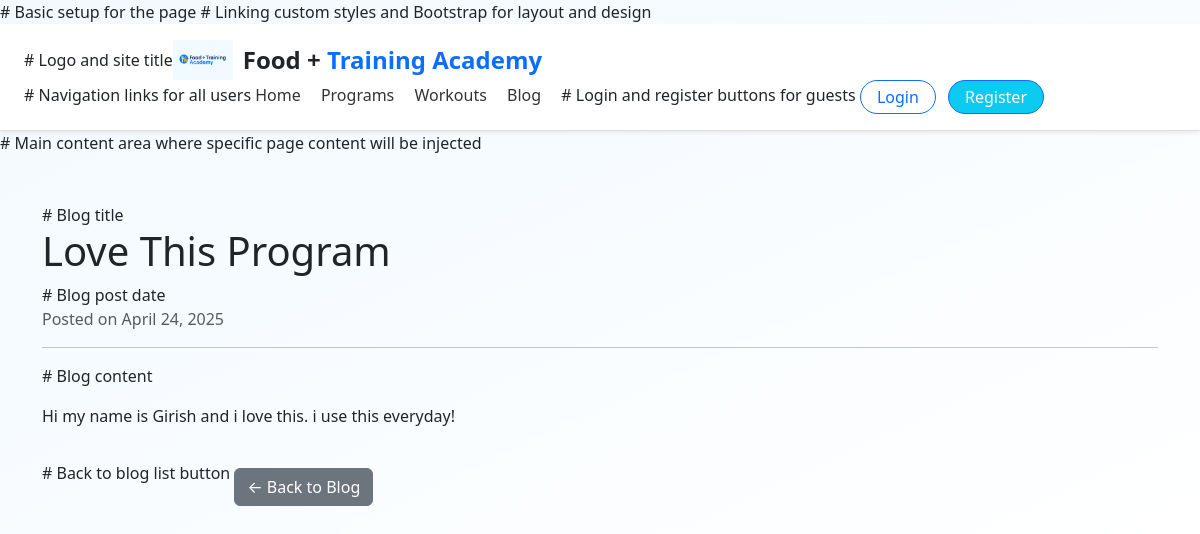
Screenshot of /blogs/1/ with the database file from the repository.
### core/models.py (models this page shows, shortened)
class Blogpost(models.Model):
    program = models.ForeignKey(Program, on_delete=models.CASCADE)
    title = models.CharField(max_length=200)
    content = models.TextField()
    date_posted = models.DateTimeField(auto_now_add=True)

### core/views.py (the view)
# urls.py: path('blogs/<int:blog_id>/', views.blog_detail, name='blog_detail'),
def blog_detail(request, blog_id):
    blog = get_object_or_404(Blogpost, id=blog_id)
    return render(request, 'core/blog_detail.html', {'blog': blog})

### core/templates/core/blog_detail.html
{% extends 'core/base.html' %}
{% block content %}
<div class="container my-5">
    # Blog title
    <h1>{{ blog.title }}</h1>
    # Blog post date
    <p class="text-muted">Posted on {{ blog.date_posted|date:"F d, Y" }}</p>
    <hr>
    # Blog content
    <p>{{ blog.content|linebreaks }}</p>
    # Back to blog list button
    <a href="{% url 'blog_list' %}" class="btn btn-secondary mt-4">← Back to Blog</a>
</div>
{% endblock %}

### core/static/core/style.css (style rules this page uses)
* { box-sizing: border-box; margin: 0; padding: 0; }
body { font-family: 'Segoe UI', sans-serif; margin: 0; padding: 0; overflow-x: hidden; background: linear-gradient(to bottom right, #f2f9ff, #ffffff); color: #212529; }

### rows the page displays
Blogpost: title "Love This Program", date_posted "April 24, 2025", content "Hi my name is Girish and i love this. i use this everyday!"
